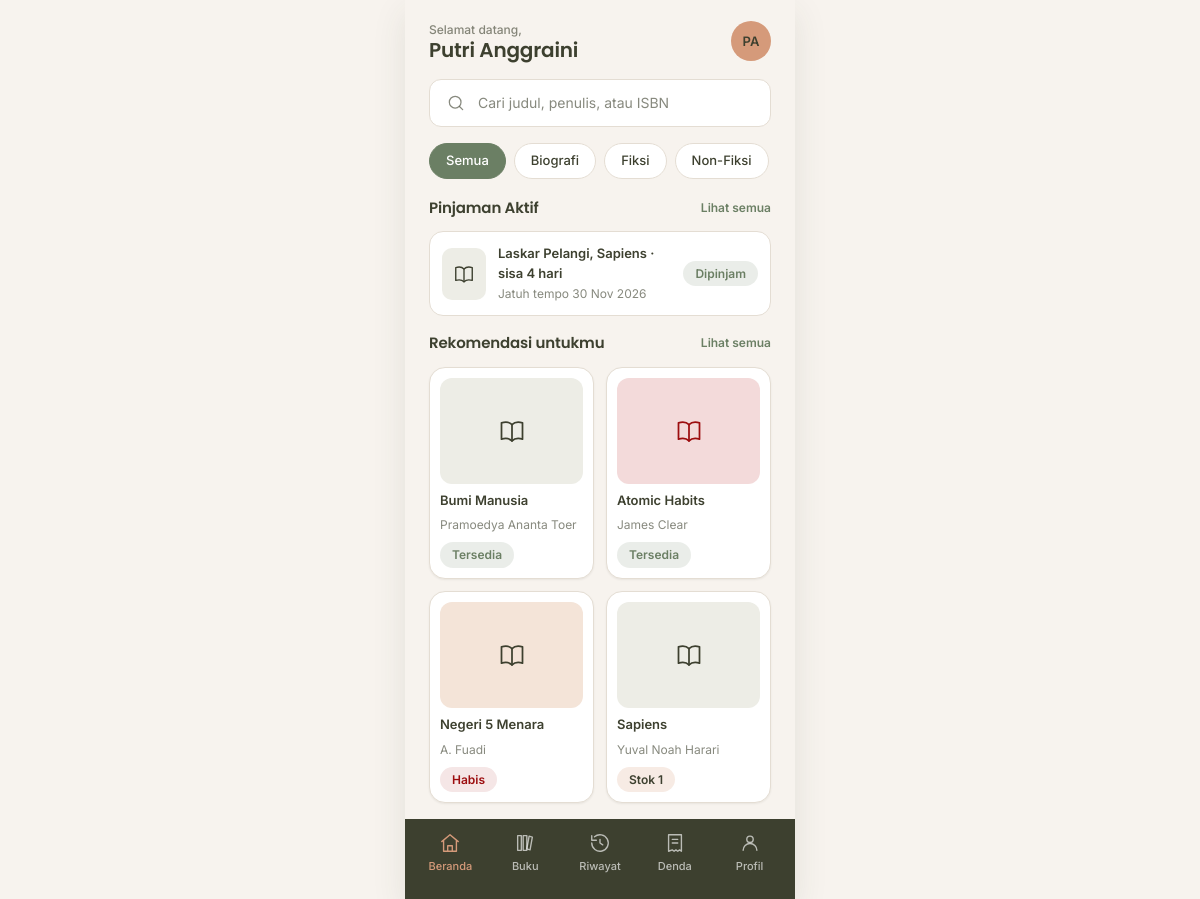
Page /beranda (signed in) on the committed database.
### tables this page shows
CREATE TABLE users (
    id            INT AUTO_INCREMENT PRIMARY KEY,
    nama          VARCHAR(100) NOT NULL,
    username      VARCHAR(30)  NOT NULL UNIQUE,
    email         VARCHAR(100) NOT NULL,
    password_hash VARCHAR(255) NOT NULL,
    role          ENUM('anggota', 'petugas') NOT NULL DEFAULT 'anggota',
    no_telp       VARCHAR(20)  NULL,
    alamat        VARCHAR(255) NULL,
    status        ENUM('aktif', 'nonaktif') NOT NULL DEFAULT 'aktif',
    created_at    TIMESTAMP NOT NULL DEFAULT CURRENT_TIMESTAMP
);

CREATE TABLE kategori (
    id            INT AUTO_INCREMENT PRIMARY KEY,
    nama_kategori VARCHAR(100) NOT NULL UNIQUE
);

CREATE TABLE peminjaman (
    id              INT AUTO_INCREMENT PRIMARY KEY,
    user_id         INT NOT NULL,
    petugas_id      INT NULL,
    tgl_pinjam      DATE NOT NULL,
    tgl_jatuh_tempo DATE NOT NULL,
    tgl_kembali     DATE NULL,
    status          ENUM('dipinjam', 'menunggu_verifikasi', 'dikembalikan') NOT NULL DEFAULT 'dipinjam',
    created_at      TIMESTAMP NOT NULL DEFAULT CURRENT_TIMESTAMP,
    CONSTRAINT fk_peminjaman_user FOREIGN KEY (user_id) REFERENCES users (id) ON DELETE RESTRICT,
    CONSTRAINT fk_peminjaman_petugas FOREIGN KEY (petugas_id) REFERENCES users (id) ON DELETE RESTRICT,
    INDEX idx_peminjaman_user (user_id),
    INDEX idx_peminjaman_status (status)
);

CREATE TABLE buku (
    id           INT AUTO_INCREMENT PRIMARY KEY,
    kategori_id  INT NOT NULL,
    judul        VARCHAR(200) NOT NULL,
    penulis      VARCHAR(150) NOT NULL,
    penerbit     VARCHAR(150) NULL,
    tahun_terbit SMALLINT NULL,
    isbn         VARCHAR(30) NULL,
    sinopsis     TEXT NULL,
    cover        VARCHAR(255) NULL,
    stok         INT NOT NULL DEFAULT 0,
    created_at   TIMESTAMP NOT NULL DEFAULT CURRENT_TIMESTAMP,
    CONSTRAINT fk_buku_kategori FOREIGN KEY (kategori_id) REFERENCES kategori (id) ON DELETE RESTRICT,
    INDEX idx_buku_kategori (kategori_id)
);

### app/core/Controller.php (called while the page is built, shortened)
<?php
abstract class Controller
{
    protected function view(string $view, array $data = [], string $layout = 'member'): void
    {
        extract($data, EXTR_SKIP);
        require dirname(__DIR__) . '/views/layouts/' . $layout . '.php';
    }
}

### app/controllers/BerandaController.php (called while the page is built, shortened)
<?php
final class BerandaController extends Controller
{
    public function index(): void
    {
        $user = User::find((int) Auth::id());
        $this->view('anggota/beranda', [
            'judul' => 'Beranda',
            'user' => $user,
            'pinjaman' => Peminjaman::aktifUser((int) $user['id']),
            'buku' => Buku::rekomendasi(4),
            'kategori' => Kategori::all(),
        ]);
    }
}

### public/index.php (called while the page is built, shortened)
<?php
$method = $_SERVER['REQUEST_METHOD'] ?? 'GET';
$path = (string) ($_GET['r'] ?? parse_url($_SERVER['REQUEST_URI'] ?? '/', PHP_URL_PATH) ?? '/');
$path = rawurldecode($path);
$path = '/' . trim($path, '/');
$router = new Router();
$router->get('/', [HomeController::class, 'index']);
$router->get('/login', [AuthController::class, 'form']);
$router->post('/login', [AuthController::class, 'login']);
$router->post('/logout', [AuthController::class, 'logout']);
$router->get('/beranda', [BerandaController::class, 'index'], 'anggota');
$router->get('/buku', [BukuController::class, 'index'], 'anggota');
$router->get('/buku/{id}', [BukuController::class, 'detail'], 'anggota');
$router->get('/pinjam', [PeminjamanController::class, 'form'], 'anggota');
$router->post('/pinjam', [PeminjamanController::class, 'store'], 'anggota');
$router->get('/pinjam/bukti/{id}', [PeminjamanController::class, 'bukti'], 'anggota');
$router->get('/kembali', [PengembalianController::class, 'index'], 'anggota');
$router->post('/kembali', [PengembalianController::class, 'ajukan'], 'anggota');
$router->get('/riwayat', [RiwayatController::class, 'anggota'], 'anggota');
$router->get('/denda', [DendaController::class, 'saya'], 'anggota');
$router->get('/profil', [ProfilController::class, 'index'], 'anggota');
$router->get('/admin', [DashboardController::class, 'index'], 'petugas');
$router->get('/admin/anggota', [AnggotaController::class, 'index'], 'petugas');
$router->get('/admin/anggota/tambah', [AnggotaController::class, 'create'], 'petugas');
$router->post('/admin/anggota', [AnggotaController::class, 'store'], 'petugas');
$router->get('/admin/anggota/{id}/edit', [AnggotaController::class, 'edit'], 'petugas');
$router->post('/admin/anggota/{id}', [AnggotaController::class, 'update'], 'petugas');
$router->post('/admin/anggota/{id}/hapus', [AnggotaController::class, 'destroy'], 'petugas');
$router->get('/admin/buku', [BukuController::class, 'adminIndex'], 'petugas');
$router->get('/admin/buku/tambah', [BukuController::class, 'create'], 'petugas');
$router->post('/admin/buku', [BukuController::class, 'store'], 'petugas');
$router->get('/admin/buku/{id}/edit', [BukuController::class, 'edit'], 'petugas');
$router->post('/admin/buku/{id}', [BukuController::class, 'update'], 'petugas');
$router->post('/admin/buku/{id}/hapus', [BukuController::class, 'destroy'], 'petugas');
$router->get('/admin/kategori', [KategoriController::class, 'index'], 'petugas');
$router->get('/admin/kategori/tambah', [KategoriController::class, 'create'], 'petugas');
$router->post('/admin/kategori', [KategoriController::class, 'store'], 'petugas');
$router->get('/admin/kategori/{id}/edit', [KategoriController::class, 'edit'], 'petugas');
$router->post('/admin/kategori/{id}', [KategoriController::class, 'update'], 'petugas');
$router->post('/admin/kategori/{id}/hapus', [KategoriController::class, 'destroy'], 'petugas');
$router->get('/admin/denda', [DendaController::class, 'index'], 'petugas');
$router->get('/admin/denda/tambah', [DendaController::class, 'create'], 'petugas');
$router->post('/admin/denda', [DendaController::class, 'store'], 'petugas');
$router->get('/admin/denda/{id}/edit', [DendaController::class, 'edit'], 'petugas');
$router->post('/admin/denda/{id}', [DendaController::class, 'update'], 'petugas');
$router->post('/admin/denda/{id}/hapus', [DendaController::class, 'destroy'], 'petugas');
$router->post('/admin/denda/{id}/lunas', [DendaController::class, 'lunas'], 'petugas');
$router->get('/admin/transaksi', [PeminjamanController::class, 'adminIndex'], 'petugas');
$router->get('/admin/transaksi/tambah', [PeminjamanController::class, 'adminCreate'], 'petugas');
$router->post('/admin/transaksi', [PeminjamanController::class, 'adminStore'], 'petugas');
$router->get('/admin/transaksi/{id}', [PeminjamanController::class, 'adminShow'], 'petugas');
$router->post('/admin/transaksi/{id}/kembali', [PengembalianController::class, 'proses'], 'petugas');
$router->get('/admin/riwayat', [RiwayatController::class, 'admin'], 'petugas');
$router->get('/admin/laporan', [LaporanController::class, 'buatLaporan'], 'petugas');
$router->dispatch($method, $path);

### app/core/Auth.php (called while the page is built, shortened)
<?php
final class Auth
{
    public static function user(): ?array
    {
        return $_SESSION['user'] ?? null;
    }
    public static function id(): ?int
    {
        return isset(self::user()['id']) ? (int) self::user()['id'] : null;
    }
}

### app/core/Database.php (called while the page is built, shortened)
<?php
final class Database
{
    private static ?PDO $pdo = null;
    public static function pdo(): PDO
    {
        if (self::$pdo === null) {
            $dsn = sprintf('mysql:host=%s;dbname=%s;charset=utf8mb4', DB_HOST, DB_NAME);
            self::$pdo = new PDO($dsn, DB_USER, DB_PASS, [
                PDO::ATTR_ERRMODE => PDO::ERRMODE_EXCEPTION,
                PDO::ATTR_DEFAULT_FETCH_MODE => PDO::FETCH_ASSOC,
                PDO::ATTR_EMULATE_PREPARES => false,
            ]);
        }
        return self::$pdo;
    }
}

### app/models/User.php (called while the page is built, shortened)
<?php
final class User
{
    public static function find(int $id): ?array
    {
        $stmt = Database::pdo()->prepare('SELECT * FROM users WHERE id = ? LIMIT 1');
        $stmt->execute([$id]);
        return $stmt->fetch() ?: null;
    }
}

### app/models/Kategori.php (called while the page is built, shortened)
<?php
final class Kategori
{
    public static function all(): array
    {
        return Database::pdo()->query('SELECT k.*, COUNT(b.id) AS jumlah_buku FROM kategori k LEFT JOIN buku b ON b.kategori_id = k.id GROUP BY k.id ORDER BY k.nama_kategori')->fetchAll();
    }
}

### app/models/Peminjaman.php (called while the page is built, shortened)
<?php
final class Peminjaman
{
    public static function cari(array $filter = [], int $limit = 50, int $offset = 0): array
    {
        [$where, $params] = self::filter($filter);
        $sql = self::SELECT_LIST . ' WHERE ' . implode(' AND ', $where) . ' ORDER BY p.id DESC LIMIT ' . $limit . ' OFFSET ' . $offset;
        $stmt = Database::pdo()->prepare($sql);
        $stmt->execute($params);
        return $stmt->fetchAll();
    }
    private static function filter(array $f): array
    {
        $where = ['1 = 1'];
        $params = [];
        if (!empty($f['user_id'])) {
            $where[] = 'p.user_id = ?';
            $params[] = (int) $f['user_id'];
        }
        $status = $f['status'] ?? '';
        if ($status === 'aktif') {
            $where[] = "p.status IN ('dipinjam', 'menunggu_verifikasi')";
        } elseif ($status === 'terlambat') {
            $where[] = "p.status = 'dipinjam' AND p.tgl_jatuh_tempo < CURDATE()";
        } elseif ($status === 'dipinjam') {
            $where[] = "p.status = 'dipinjam' AND p.tgl_jatuh_tempo >= CURDATE()";
        } elseif (in_array($status, ['menunggu_verifikasi', 'dikembalikan'], true)) {
            $where[] = 'p.status = ?';
            $params[] = $status;
        }
        return [$where, $params];
    }
    public static function aktifUser(int $userId): array
    {
        return self::cari(['user_id' => $userId, 'status' => 'aktif'], 50);
    }
}

### app/models/Buku.php (called while the page is built, shortened)
<?php
final class Buku
{
    public static function rekomendasi(int $limit = 4): array
    {
        return Database::pdo()->query(self::SELECT . ' ORDER BY b.id DESC LIMIT ' . $limit)->fetchAll();
    }
}

### app/views/anggota/beranda.php (the view)
<header class="sapaan">
    <div>
        <p class="keterangan redup">Selamat datang,</p>
        <h1><?= e($user['nama']) ?></h1>
    </div>
    <a class="avatar" href="<?= e(url('/profil')) ?>" aria-label="Buka profil"><?= e(inisial($user['nama'])) ?></a>
</header>
<form class="input" action="<?= e(url('/buku')) ?>" role="search">
    <?= ikon('search') ?>
    <input type="search" name="q" placeholder="Cari judul, penulis, atau ISBN" aria-label="Cari buku">
</form>
<div class="chips">
    <a class="chip chip--aktif" href="<?= e(url('/buku')) ?>">Semua</a>
    <?php foreach ($kategori as $k): ?>
        <a class="chip" href="<?= e(url('/buku?kategori=' . $k['id'])) ?>"><?= e($k['nama_kategori']) ?></a>
    <?php endforeach; ?>
</div>
<section class="tumpuk">
    <div class="bagian-kepala">
        <h2>Pinjaman Aktif</h2>
        <a href="<?= e(url('/riwayat')) ?>">Lihat semua</a>
    </div>
    <?php if (!$pinjaman): ?>
        <div class="kartu kosong">
            <div class="kosong__ikon"><?= ikon('books', 24) ?></div>
            <h3>Belum ada pinjaman</h3>
            <p>Jelajahi katalog dan pinjam buku pertamamu.</p>
            <a class="btn btn--primary btn--sm" href="<?= e(url('/buku')) ?>">Cari buku</a>
        </div>
    <?php else: ?>
        <?php foreach ($pinjaman as $p): ?>
            <?php require dirname(__DIR__) . '/partials/loan_row.php'; ?>
        <?php endforeach; ?>
    <?php endif; ?>
</section>
<section class="tumpuk">
    <div class="bagian-kepala">
        <h2>Rekomendasi untukmu</h2>
        <a href="<?= e(url('/buku')) ?>">Lihat semua</a>
    </div>
    <div class="grid-buku">
        <?php foreach ($buku as $b): ?>
            <?php require dirname(__DIR__) . '/partials/buku_card.php'; ?>
        <?php endforeach; ?>
    </div>
</section>

### app/core/Router.php (shortened to what this page needs)
<?php
final class Router
{
    private array $routes = [];
    private function add(string $method, string $pattern, array $handler, ?string $role): void
    {
        $this->routes[] = compact('method', 'pattern', 'handler', 'role');
    }
    public function dispatch(string $method, string $path): void
    {
        foreach ($this->routes as $route) {
            if ($route['method'] !== $method) {
                continue;
            }
            $regex = '#^' . str_replace(['/', '{id}'], ['\/', '([0-9]+)'], $route['pattern']) . '$#';
            if (!preg_match($regex, $path, $cocok)) {
                continue;
            }
            [$kelas, $aksi] = $route['handler'];
            $params = array_map('intval', array_slice($cocok, 1));
            (new $kelas())->{$aksi}(...$params);
            return;
        }
        exit('Halaman tidak ditemukan.');
    }
}

### app/core/helpers.php (shortened to what this page needs)
<?php
function e($nilai): string
{
    return htmlspecialchars((string) $nilai, ENT_QUOTES, 'UTF-8');
}
function url(string $path = ''): string
{
    return BASE_URL . '/' . ltrim($path, '/');
}
function inisial(?string $nama): string
{
    $kata = preg_split('/\s+/', trim((string) $nama)) ?: [];
    $huruf = array_map(static fn ($k) => mb_strtoupper(mb_substr($k, 0, 1)), array_slice($kata, 0, 2));
    return $huruf ? implode('', $huruf) : '?';
}
function tanggal(?string $ymd): string
{
    static $bulan = ['Jan', 'Feb', 'Mar', 'Apr', 'Mei', 'Jun', 'Jul', 'Agu', 'Sep', 'Okt', 'Nov', 'Des'];
    $waktu = strtotime($ymd);
    return $waktu ? date('j', $waktu) . ' ' . $bulan[(int) date('n', $waktu) - 1] . ' ' . date('Y', $waktu) : '—';
}
function sisaHari(string $jatuhTempo): int
{
    $tempo = new DateTime($jatuhTempo);
    $hariIni = new DateTime('today');
    return (int) $hariIni->diff($tempo)->format('%r%a');
}
function statusPeminjaman(array $p): array
{
    return ['Dipinjam', 'sukses'];
}
function badge(string $teks, string $jenis = 'netral'): string
{
    return '<span class="badge badge--' . e($jenis) . '">' . e($teks) . '</span>';
}
function coverBuku(array $b, string $kelas = ''): string
{
    $warna = ['sage', 'warm', 'rose-tua'][((int) ($b['id'] ?? 0)) % 3];
    return '<div class="cover cover--' . $warna . ' ' . e($kelas) . '">' . ikon('book-open', 28) . '</div>';
}
function ikon(string $nama, int $ukuran = 20): string
{
    $path = $paths[$nama] ?? '';
    return '<svg class="ikon" width="' . $ukuran . '" height="' . $ukuran . '" viewBox="0 0 24 24" fill="none" stroke="currentColor" stroke-width="1.5" stroke-linecap="round" stroke-linejoin="round" aria-hidden="true">' . $path . '</svg>';
}

### app/views/partials/loan_row.php
<?php
[$label, $jenis] = statusPeminjaman($p);
$sisa = sisaHari($p['tgl_jatuh_tempo']);
$meta = $p['buku'] ?: '—';
if ($p['status'] === 'dipinjam') {
    $meta .= $sisa >= 0 ? ' · sisa ' . $sisa . ' hari' : ' · terlambat ' . abs($sisa) . ' hari';
}
?>
<div class="baris-pinjam">
    <div class="thumb cover--sage"><?= ikon('book-open', 22) ?></div>
    <div class="baris-pinjam__info">
        <div class="baris-pinjam__judul"><?= e($meta) ?></div>
        <div class="baris-pinjam__meta">Jatuh tempo <?= e(tanggal($p['tgl_jatuh_tempo'])) ?></div>
    </div>
    <?= badge($label, $jenis) ?>
</div>

### app/views/partials/buku_card.php (shortened to what this page needs)
<a class="kartu-buku" href="<?= e(url('/buku/' . $b['id'])) ?>">
    <?= coverBuku($b) ?>
    <div class="kartu-buku__judul"><?= e($b['judul']) ?></div>
    <div class="kartu-buku__penulis"><?= e($b['penulis']) ?></div>
    <?php if ((int) $b['stok'] > 1): ?>
        <?= badge('Tersedia', 'sukses') ?>
    <?php elseif ((int) $b['stok'] === 1): ?>
        <?= badge('Stok 1', 'peringatan') ?>
    <?php else: ?>
        <?= badge('Habis', 'bahaya') ?>
    <?php endif; ?>
</a>

### rows in the picture
users: nama "Putri Anggraini", nama "PA"
kategori: nama_kategori "Biografi"
kategori: nama_kategori "Fiksi"
kategori: nama_kategori "Non-Fiksi"
peminjaman: $ukuran 22 (drawn), meta "Laskar Pelangi, Sapiens · sisa 4 hari", tgl_jatuh_tempo "30 Nov 2026", teks "Dipinjam"
buku: $ukuran 28 (drawn), judul "Bumi Manusia", penulis "Pramoedya Ananta Toer", teks "Tersedia"
buku: $ukuran 28 (drawn), judul "Atomic Habits", penulis "James Clear", teks "Tersedia"
buku: $ukuran 28 (drawn), judul "Negeri 5 Menara", penulis "A. Fuadi", teks "Habis"
buku: $ukuran 28 (drawn), judul "Sapiens", penulis "Yuval Noah Harari", teks "Stok 1"

### other values in the picture
$label "Beranda"
$label "Buku"
$label "Riwayat"
$label "Denda"
$label "Profil"
